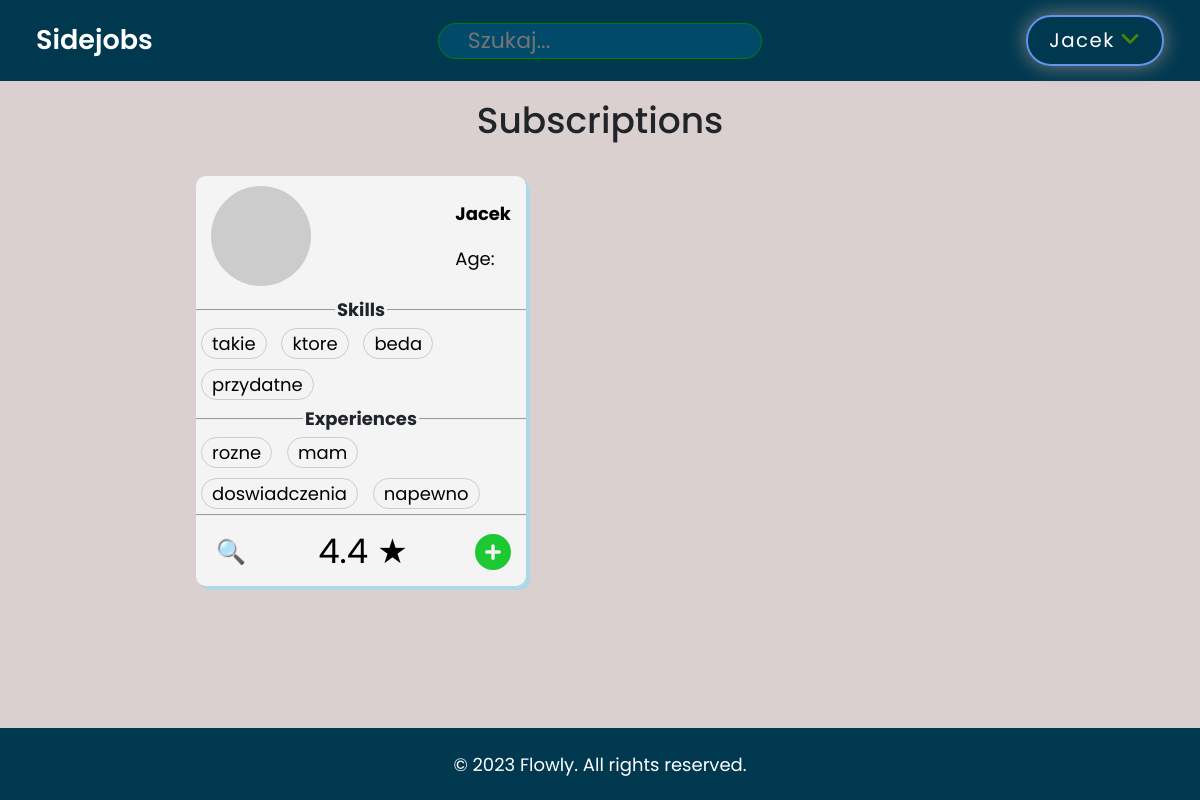
Screenshot of /user_subscriptions/ (signed in) with the database file from the repository.
### accounts/models.py (models this page shows, shortened)
class Card(models.Model):
    user = models.ForeignKey(User, on_delete=models.CASCADE)
    subscribers = models.ManyToManyField(User, related_name='subscribed_cards', blank=True)
    WORK_TYPE_CHOICES = (
        ('Godzinowa', 'Godzinowa'),
        ('Zlecenie', 'Zlecenie'),
    )
    CARD_TYPE_CHOICES = (
        ('looking_for_job', 'Szukam pracy'),
        ('looking_for_worker', 'Szukam pracownika'),
    )
    card_type = models.CharField(max_length=20, choices=CARD_TYPE_CHOICES)
    work_type = models.CharField(max_length=20, choices=WORK_TYPE_CHOICES)
    needed_workers = models.PositiveIntegerField(null=True, blank=True)
    CURRENCY_CHOICES = (
        ('PLN', 'PLN'),
        ('USD', 'USD'),
        ('EUR', 'EUR'),
    )
    job_name = models.CharField(max_length=100, blank=True, null=True, help_text="Tylko jeśli szukasz pracowników")
    rate = models.DecimalField(max_digits=10, decimal_places=2)
    currency = models.CharField(max_length=3, choices=CURRENCY_CHOICES)
    skills = models.TextField(help_text="Umiejętności (oddzielone przecinkami)")
    experiences = models.TextField(help_text="Doświadczenie (oddzielone przecinkami)")
    description = models.TextField(max_length=5000)
    created_at = models.DateTimeField(auto_now_add=True)

### accounts/views.py (the view)
# urls.py: path('user_subscriptions/', views.user_subscriptions, name='user_subscriptions'),
@login_required(login_url='login')
def user_subscriptions(request):
    if request.user.is_authenticated:
        subscribed_cards = Subscription.objects.filter(subscriber=request.user).values_list('subscribed_card', flat=True)
        subscribed_cards = list(subscribed_cards)  # Konwertuj QuerySet na listę
    else:
        subscribed_cards = []
    cards_with_lists = []
    for card_id in subscribed_cards:
        card = Card.objects.get(pk=card_id)
        card.experiences_list = card.experiences.split(',')
        card.skills_list = card.skills.split(',')
        cards_with_lists.append(card)
    context = {
        'subscribed_cards': cards_with_lists,
    }
    return render(request, 'accounts/user_subscriptions.html', context)

### accounts/templates/accounts/user_subscriptions.html (shortened to what this page needs)
{% extends 'accounts/main.html' %}
{% load static %}
{% block header %}
{% include 'accounts/header.html' %}
{% endblock %}
{% block content %}
<h2 class="last-job-offers">Subscriptions</h2>
<div class="grid">
    {% for card in subscribed_cards %}
        <div class="col">
            <div class="user-card">
                <div class="top">
                    {% if card.card_type == 'looking_for_worker' %}
                        <div class="top-text">{{ card.job_name|capfirst }}</div>
                    {% else %}
                        <div class="profile-image"></div>
                        <div class="name-age space">
                            <div class="top-text">{{ card.user.first_name|capfirst }}</div>
                            <div>Age: </div>
                        </div>
                    {% endif %}
                </div>
                <div class="middle">
                  <fieldset class="fieldset-skills">
                    <legend>Skills</legend>
                    <div class="pill-container skill-container">
                        {% for skill in card.skills_list %}
                            <div class="pill skill">{{ skill }}</div>
                        {% endfor %}
                    </div>
                  </fieldset>
                  <fieldset class="fieldset-experiences">
                    <legend>Experiences</legend>
                    <div class="pill-container experience-container">
                        {% for experience in card.experiences_list %}
                            <div class="pill experience">{{ experience }}</div>
                        {% endfor %}
                    </div>
                  </fieldset>
                </div>
                <div class="bottom">
                    <div class="lupe-icon">&#128269;</div>
                    <div class="rating-icon">4.4 &#9733;</div>
                    <a href="{% url 'home' %}">
                    </a>
                </div>
              </div>
        </div>
    {% endfor %}
</div>
{% endblock content %}

### accounts/templates/accounts/header.html (shortened to what this page needs)
<header>
    <p class="logo"><a href="{% url 'home' %}">Sidejobs</a></p>
    <form class="search-bar">
        <input id="search" type="search" placeholder="Szukaj..." autofocus required />
    </form>
    {% if request.user.is_authenticated %}
        <div class="menu">
            <div class="user-profile-button">
                <div class="toggle-btn">
                    <span>{{ request.user.first_name }}</span>
                    <i class="fa-solid fa-light fa-angle-down fa-lg"></i>
                </div>
            </div>
        </div>
    {% else %}
        <div class="user-profile-button"><a href="{% url 'login' %}">Login</a></div>
    {% endif %}
</header>

### static/css/main.css (style rules this page uses)
* { margin: 0; box-sizing: border-box; font-size: 18px; }
body { font-family: "Poppins", sans-serif; position: relative; background-color: #dad0d0; min-height: 100vh; display: flex; flex-direction: column; }
header { position: relative; width: 100%; height: 4.5rem; background-color: #003850; display: flex; align-items: center; justify-content: center; z-index: 10; padding-left: 2rem; padding-right: 2rem; }
p { margin: 0; }
.logo { position: relative; font-size: 1.5rem; color: #FFFFFF; text-decoration: none; font-weight: 600; }
.logo a { all: unset; cursor: pointer; }
.toggle-btn span { font-size: 1.1rem; color: #FFFFFF; font-weight: 400; letter-spacing: 0.08rem; text-transform: capitalize; }
.search-bar { position: absolute; top: 50%; left: 50%; transform: translate(-50%, -50%); width: 18rem; background: #024a69; border-radius: 25px; }
.search-bar input, button { height: 2rem; font-family: "Poppins", sans-serif; border: solid 1px green; border-radius: 25px; color: #FFFFFF; font-size: 1.8rem; }
.search-bar input[type=search] { width: 100%; font-size: 22px; background: #024a69; padding: 0 1.6rem; transition: 0.5s cubic-bezier(0, 0, 0.43, 1.49); z-index: 1; position: relative; outline: none; }
.search-bar input:not(:placeholder-shown) { border-radius: 25px 0 0 25px; width: 85%; }
.user-profile-button { border: 2px solid cornflowerblue; color: #458509; position: relative; cursor: pointer; text-decoration: none; padding: 0.5rem 1.2rem; border-radius: 25px; transition: background-color 0.8s, color 0.5s; box-shadow: 0 0 20px grey; letter-spacing: 0.03rem; }
.grid { display: block; padding: 16px; display: grid; grid-gap: 16px; margin-left: 10rem; margin-right: 10rem; margin-bottom: 3rem; margin-top: 1rem; }
@media (min-width: 910px) { .fieldset-dashboard, .grid { grid-template-columns: repeat(2, 1fr); } }
.last-job-offers { text-align: center; padding-top: 1rem; margin-bottom: 0; }
.user-card { width: 330px; height: 410px; background-color: #f4f4f4; border-radius: 10px; overflow: hidden; display: flex; flex-direction: column; box-shadow: 4px 4px lightblue; }
.top { display: flex; position: relative; align-items: center; justify-content: space-between; color: black; padding: 10px 15px; flex: 30%; }
.profile-image { width: 100px; height: 100px; border-radius: 50%; background-color: #ccc; margin-right: 10px; }
.middle { display: flex; flex-direction: column; align-items: center; justify-content:flex-end; box-sizing: border-box; flex: 55%; }
.fieldset-skills { padding: 0; width: 100%; border-bottom: none; }
.top-text { font-weight: bold; padding-bottom: 1rem; }
fieldset, legend { all: revert; }
.fieldset-experiences { padding: 0; width: 100%; }
.fieldset-skills legend { margin: 0; font-weight: bold; text-align: center; }
.fieldset-experiences legend { margin: 0; font-weight: bold; text-align: center; }
.bottom { display: flex; align-items: center; justify-content: space-between; color: black; padding: 10px 15px; flex: 15%; }
.lupe-icon { font-size: 24px; margin: 0 5px; }
.rating-icon { font-size: 34px; margin: 0 5px; }
.pill { padding: 1px 10px; border: 1px solid #ccc; border-radius: 20px; margin: 5px; color: black; display: inline-block; }

### accounts/templates/accounts/user_subscriptions.html (style rules this page uses)
svg { fill:#1ec832 }

### rows the page displays
Card: user.first_name "Jacek", skills_list "takie" "ktore" "beda" "przydatne", experiences_list "rozne" "mam" "doswiadczenia" "napewno"

### other values shown
{{ request.user.first_name }} "Jacek"
